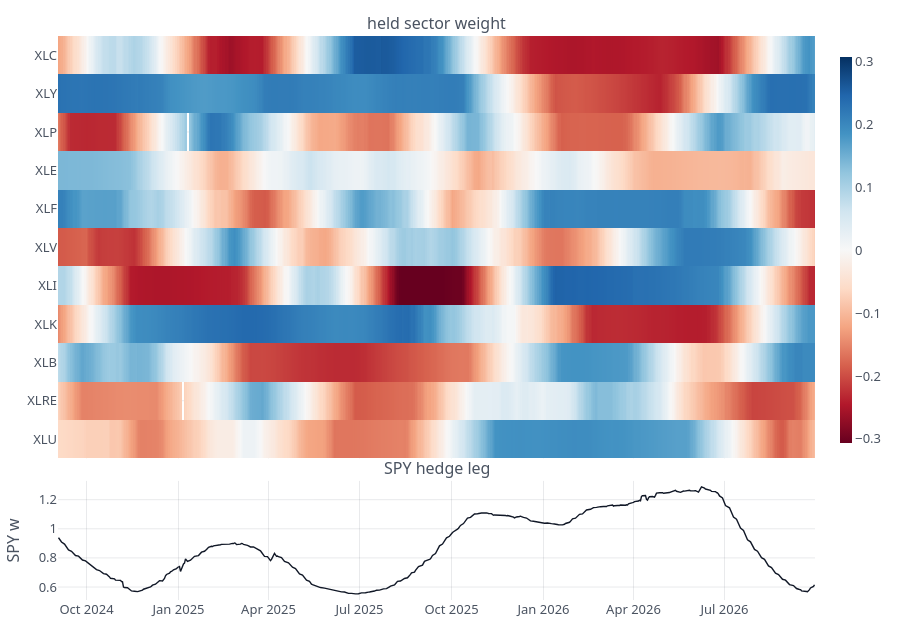

This figure's notebook cell:
### Markdown cell above
## 7. The positions themselves

The weights table is the book, sector by sector, day by day. Red is short,
blue is long; the SPY leg is drawn underneath because it is on a different
scale from the sector bets and would flatten them if it shared the colour axis.

### Code cell
sector = wts[wts.etf != 'SPY']
spy = wts[wts.etf == 'SPY']

pivot = (sector.pivot_table(index='etf', columns='asof_date', values='held_weight', aggfunc='mean')
               .reindex(ETF_ORDER))
lim = max(float(np.nanpercentile(np.abs(pivot.to_numpy()), 99.5)), 1e-6)

fig = make_subplots(rows=2, cols=1, shared_xaxes=True, vertical_spacing=0.04,
                    row_heights=[0.78, 0.22],
                    subplot_titles=('held sector weight', 'SPY hedge leg'))
fig.add_trace(go.Heatmap(z=pivot.to_numpy(), x=pivot.columns, y=list(pivot.index),
                         colorscale='RdBu', zmid=0, zmin=-lim, zmax=lim,
                         colorbar=dict(len=0.72, y=0.62, thickness=12),
                         hovertemplate='%{y} %{x|%Y-%m-%d}<br>w=%{z:.3f}<extra></extra>'),
              row=1, col=1)
fig.add_trace(go.Scatter(x=spy.asof_date, y=spy.held_weight, mode='lines', name='SPY',
                         line=dict(color=ETF_COLOR['SPY'], width=1.4),
                         hovertemplate='SPY %{x|%Y-%m-%d}<br>w=%{y:.3f}<extra></extra>'),
              row=2, col=1)
fig.update_yaxes(autorange='reversed', row=1, col=1)
fig.update_yaxes(title_text='SPY w', row=2, col=1)
styled(fig, height=640, hovermode='closest').show()

### Figure 1 — Plotly figure (JSON) as saved in the notebook; plotly's stock layout.template omitted (floating-point values rounded to 4 significant figures; data arrays with more than 128 entries replaced by an {"elided": "..."} marker saying what was removed)
{"data": [{"colorbar": {"len": 0.72, "thickness": 12, "y": 0.62}, "colorscale": [[0, "rgb(103,0,31)"], [0.1, "rgb(178,24,43)"], [0.2, "rgb(214,96,77)"], [0.3, "rgb(244,165,130)"], [0.4, "rgb(253,219,199)"], [0.5, "rgb(247,247,247)"], [0.6, "rgb(209,229,240)"], [0.7, "rgb(146,197,222)"], [0.8, "rgb(67,147,195)"], [0.9, "rgb(33,102,172)"], [1, "rgb(5,48,97)"]], "hovertemplate": "%{y} %{x|%Y-%m-%d}<br>w=%{z:.3f}<extra></extra>", "type": "heatmap", "x": {"elided": "520 str values"}, "xaxis": "x", "y": ["XLC", "XLY", "XLP", "XLE", "XLF", "XLV", "XLI", "XLK", "XLB", "XLRE", "XLU"], "yaxis": "y", "z": {"elided": "11x520 float values"}, "zmax": 0.3073, "zmid": 0, "zmin": -0.3073}, {"hovertemplate": "SPY %{x|%Y-%m-%d}<br>w=%{y:.3f}<extra></extra>", "line": {"color": "#111827", "width": 1.4}, "mode": "lines", "name": "SPY", "type": "scatter", "x": {"elided": "520 str values"}, "xaxis": "x2", "y": {"elided": "520 float values"}, "yaxis": "y2"}], "layout": {"annotations": [{"font": {"size": 16}, "showarrow": false, "text": "held sector weight", "x": 0.5, "xanchor": "center", "xref": "paper", "y": 1, "yanchor": "bottom", "yref": "paper"}, {"font": {"size": 16}, "showarrow": false, "text": "SPY hedge leg", "x": 0.5, "xanchor": "center", "xref": "paper", "y": 0.2112, "yanchor": "bottom", "yref": "paper"}], "font": {"color": "#4a5361", "family": "IBM Plex Sans, ui-sans-serif, system-ui, sans-serif", "size": 13}, "height": 640, "hovermode": "closest", "legend": {"orientation": "h", "x": 0, "y": 1.02, "yanchor": "bottom"}, "margin": {"b": 40, "l": 56, "r": 16, "t": 36}, "paper_bgcolor": "rgba(0,0,0,0)", "plot_bgcolor": "rgba(0,0,0,0)", "xaxis": {"anchor": "y", "domain": [0, 1], "gridcolor": "rgba(74,83,97,0.12)", "matches": "x2", "showgrid": true, "showticklabels": false, "zeroline": false}, "xaxis2": {"anchor": "y2", "domain": [0, 1], "gridcolor": "rgba(74,83,97,0.12)", "showgrid": true, "zeroline": false}, "yaxis": {"anchor": "x", "autorange": "reversed", "domain": [0.2512, 1], "gridcolor": "rgba(74,83,97,0.12)", "showgrid": true, "zeroline": false}, "yaxis2": {"anchor": "x2", "domain": [0, 0.2112], "gridcolor": "rgba(74,83,97,0.12)", "showgrid": true, "title": {"text": "SPY w"}, "zeroline": false}}}
